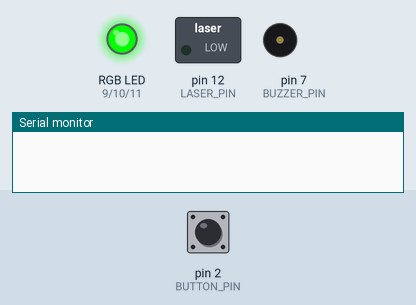
Recording of a sketch running on a simulated Arduino Uno, built with avr-gcc and run on an emulated ATmega328P. Parts: switched loads named in the sketch (green lamp = pin HIGH), an RGB LED mixed from three pins (HIGH = lit), buzzer (waves = sounding), the last lines printed to the serial monitor. The inputs (shaded band) are chosen by the test bench; at power-on: pin 2 (BUTTON_PIN) LOW.

Above: at 1.2 s.
1.3 s: pin 2 (BUTTON_PIN) pulled HIGH for 0.15 s
At 2.6 s:
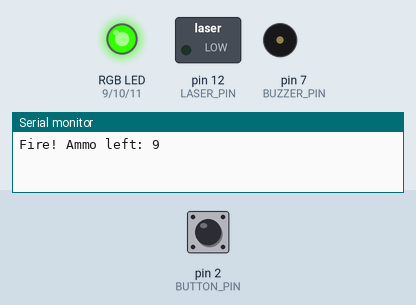
2.9 s: pin 2 (BUTTON_PIN) pulled HIGH for 1 s
At 4.0 s:
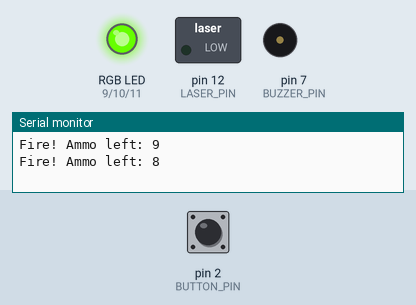
5.4 s: pin 2 (BUTTON_PIN) pulled HIGH for 0.15 s
At 5.9 s:
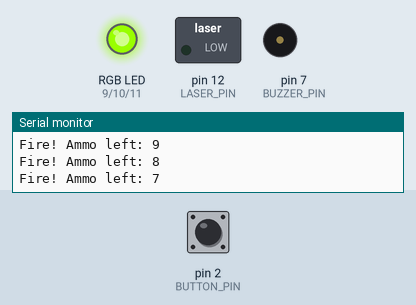
7.0 s: pin 2 (BUTTON_PIN) pulled HIGH for 3.2 s
At 8.3 s:
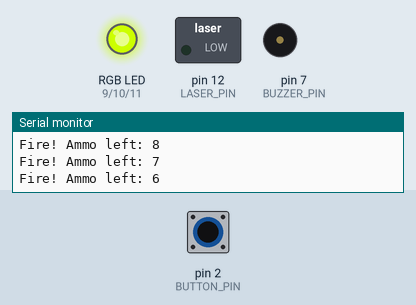
11.7 s: pin 2 (BUTTON_PIN) pulled HIGH for 0.15 s
At 13.0 s:
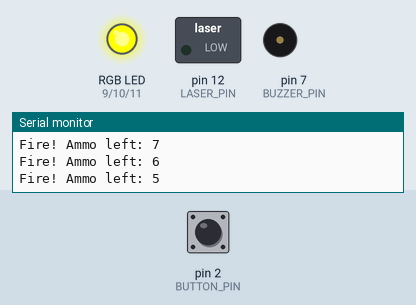
13.3 s: pin 2 (BUTTON_PIN) pulled HIGH for 1 s
At 14.3 s:
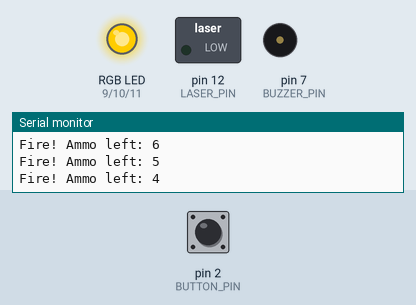
Timing chart, 0 to 16.3 s (numbered marks = the images above; inputs shaded):
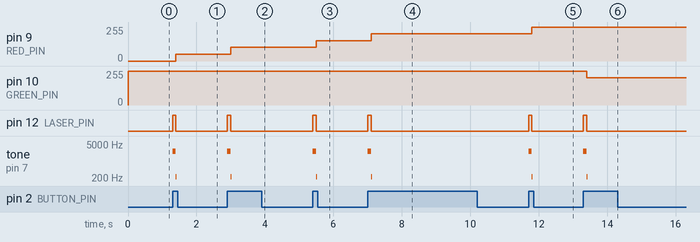

Measured:
- after the input at 1.3 s, pin 9 (RED_PIN): 0/255 → 51/255 after 0.10 s; pin 12 (LASER_PIN): LOW → HIGH at once, → LOW 0.10 s later; tone on pin 7 (BUZZER_PIN): silent → 2500 Hz at once, → 225 Hz 0.10 s later, → silent 0.01 s later
- after the input at 2.9 s, pin 9 (RED_PIN): 51/255 → 102/255 after 0.10 s; pin 12 (LASER_PIN): LOW → HIGH at once, → LOW 0.10 s later; tone on pin 7 (BUZZER_PIN): silent → 2500 Hz at once, → 225 Hz 0.10 s later, → silent 0.01 s later
- after the input at 5.4 s, pin 9 (RED_PIN): 102/255 → 153/255 after 0.10 s; pin 12 (LASER_PIN): LOW → HIGH at once, → LOW 0.10 s later; tone on pin 7 (BUZZER_PIN): silent → 2500 Hz at once, → 225 Hz 0.10 s later, → silent 0.01 s later
- after the input at 7.0 s, pin 9 (RED_PIN): 153/255 → 204/255 after 0.10 s; pin 12 (LASER_PIN): LOW → HIGH at once, → LOW 0.10 s later; tone on pin 7 (BUZZER_PIN): silent → 2500 Hz at once, → 225 Hz 0.10 s later, → silent 0.01 s later
- after the input at 11.7 s, pin 9 (RED_PIN): 204/255 → 255/255 after 0.10 s; pin 12 (LASER_PIN): LOW → HIGH at once, → LOW 0.10 s later; tone on pin 7 (BUZZER_PIN): silent → 2500 Hz at once, → 225 Hz 0.10 s later, → silent 0.01 s later
- after the input at 13.3 s, pin 10 (GREEN_PIN): 255/255 → 204/255 after 0.10 s; pin 12 (LASER_PIN): LOW → HIGH at once, → LOW 0.10 s later; tone on pin 7 (BUZZER_PIN): silent → 2500 Hz at once, → 225 Hz 0.10 s later, → silent 0.01 s later

The sketch:

project.ino
```cpp
// 각 부품에 연결된 핀 번호를 상수로 정의합니다.
const int BUTTON_PIN = 2;    // 풀다운 버튼
const int BUZZER_PIN = 7;    // 수동 부저
const int RED_PIN = 9;       // RGB LED의 빨간색(R) 핀
const int GREEN_PIN = 10;    // RGB LED의 초록색(G) 핀
const int BLUE_PIN = 11;     // RGB LED의 파란색(B) 핀
const int LASER_PIN = 12;    // 레이저 모듈

// --- 장탄수 설정 ---
const int MAX_AMMO = 10;     // 최대 장탄수
int ammoCount = MAX_AMMO;    // 현재 장탄수

// --- 버튼 상태 감지를 위한 변수 ---
int lastButtonState = LOW;   // 이전 버튼 상태 저장

// [기존] 총소리 효과음 함수
void mixedFireSound() {
  tone(BUZZER_PIN, 2500, 20);
  delay(20);
  for (int hz = 1200; hz > 200; hz -= 25) {
    tone(BUZZER_PIN, hz, 10);
    delay(2);
  }
}

// [추가됨] 탄약 없을 때 '딸깍' 소리
void emptySound() {
  tone(BUZZER_PIN, 150, 50);
}

// [추가됨] 재장전 소리
void reloadSound() {
  for (int hz = 100; hz < 700; hz += 10) {
    tone(BUZZER_PIN, hz, 10);
    delay(2);
  }
  delay(100);
  for (int hz = 700; hz > 400; hz -= 5) {
    tone(BUZZER_PIN, hz, 5);
    delay(1);
  }
  delay(3000); // 3초 대기

  // 3. 재장전 완료 알림음 ('철컥!' 하는 느낌의 소리)
  tone(BUZZER_PIN, 880, 75);  // 짧고 높은 '철' 소리
  delay(80);
  tone(BUZZER_PIN, 660, 100); // 조금 더 낮은 '컥' 소리
}

// [추가됨] 장탄수에 따라 LED 색상을 업데이트하는 함수
void updateAmmoLED() {
  int redValue, greenValue;

  // 장탄수가 절반 이상일 때 (녹색 -> 노란색)
  if (ammoCount > MAX_AMMO / 2) {
    // 녹색은 최대로 유지하고, 빨간색을 점점 늘려 노란색으로 만듭니다.
    greenValue = 255;
    redValue = map(ammoCount, MAX_AMMO, MAX_AMMO / 2, 0, 255);
  }
  // 장탄수가 절반 이하일 때 (노란색 -> 빨간색)
  else {
    // 빨간색은 최대로 유지하고, 녹색을 점점 줄여 빨간색으로 만듭니다.
    redValue = 255;
    greenValue = map(ammoCount, MAX_AMMO / 2, 0, 255, 0);
  }

  // 계산된 RGB 값으로 LED 색상 설정
  analogWrite(RED_PIN, redValue);
  analogWrite(GREEN_PIN, greenValue);
  analogWrite(BLUE_PIN, 0); // 파란색은 사용하지 않음
}

void setup() {
  Serial.begin(9600);
  pinMode(BUTTON_PIN, INPUT);
  pinMode(BUZZER_PIN, OUTPUT);
  pinMode(RED_PIN, OUTPUT);
  pinMode(GREEN_PIN, OUTPUT);
  pinMode(BLUE_PIN, OUTPUT);
  pinMode(LASER_PIN, OUTPUT);

  // 시작 시 LED 색상을 최신 상태로 업데이트 (초록색)
  updateAmmoLED();
}

void loop() {
  int currentButtonState = digitalRead(BUTTON_PIN);

  // 버튼이 눌리는 '순간'을 감지 (LOW -> HIGH)
  if (currentButtonState == HIGH && lastButtonState == LOW) {

    // 1. 장탄수가 남아있을 경우: 발사
    if (ammoCount > 0) {
      ammoCount--; // 장탄수 1 감소
      Serial.print("Fire! Ammo left: ");
      Serial.println(ammoCount);

      // 레이저와 사운드 효과
      digitalWrite(LASER_PIN, HIGH);
      mixedFireSound();
      digitalWrite(LASER_PIN, LOW); // 발사 효과 후 레이저 즉시 끄기

      // LED 색상 업데이트
      updateAmmoLED();
    }
    // 2. 장탄수가 없는 경우: '딸깍' 소리 후 재장전
    else {
      Serial.println("Empty! Press again to reload.");
      emptySound(); // 탄약 없는 소리

      // 재장전 대기: 버튼에서 손을 뗄 때까지 기다림
      while(digitalRead(BUTTON_PIN) == HIGH);
      // 다시 버튼을 누를 때까지 기다림
      while(digitalRead(BUTTON_PIN) == LOW);

      Serial.println("Reloading...");
      reloadSound(); // 재장전 소리
      ammoCount = MAX_AMMO; // 장탄수 재충전
      updateAmmoLED(); // LED 색상 초기화 (녹색)
      Serial.println("Reload complete!");
    }

    delay(50); // 디바운싱: 버튼의 떨림 현상 방지
  }

  // 현재 버튼 상태를 다음 루프에서 사용하기 위해 저장
  lastButtonState = currentButtonState;
}
```
